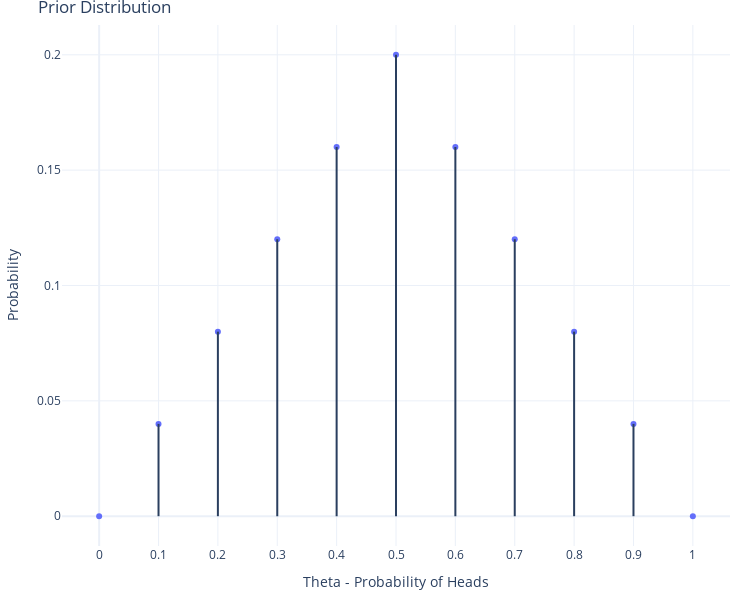

The code cell stored with this chart in its notebook:
### Markdown cell above
#### n = 100

### Code cell
n = 100
heads = data[:n].sum()
make_multi_plot(n,heads,prior_distribution_df)

### Figure 1 — Plotly figure (JSON) as saved in the notebook; plotly's stock layout.template omitted (floating-point values rounded to 4 significant figures)
{"data": [{"hovertemplate": "Theta - Probability of Heads=%{x}<br>Probability=%{y}<extra></extra>", "legendgroup": "", "marker": {"color": "#636efa", "symbol": "circle"}, "mode": "markers", "name": "", "orientation": "v", "showlegend": false, "type": "scatter", "x": [0, 0.1, 0.2, 0.3, 0.4, 0.5, 0.6, 0.7, 0.8, 0.9, 1], "xaxis": "x", "y": [0, 0.04, 0.08, 0.12, 0.16, 0.2, 0.16, 0.12, 0.08, 0.04, 0], "yaxis": "y"}], "layout": {"height": 600, "legend": {"tracegroupgap": 0}, "margin": {"b": 20, "l": 20, "r": 20, "t": 25}, "shapes": [{"type": "line", "x0": 0, "x1": 0, "y0": 0, "y1": 0}, {"type": "line", "x0": 0.1, "x1": 0.1, "y0": 0, "y1": 0.04}, {"type": "line", "x0": 0.2, "x1": 0.2, "y0": 0, "y1": 0.08}, {"type": "line", "x0": 0.3, "x1": 0.3, "y0": 0, "y1": 0.12}, {"type": "line", "x0": 0.4, "x1": 0.4, "y0": 0, "y1": 0.16}, {"type": "line", "x0": 0.5, "x1": 0.5, "y0": 0, "y1": 0.2}, {"type": "line", "x0": 0.6, "x1": 0.6, "y0": 0, "y1": 0.16}, {"type": "line", "x0": 0.7, "x1": 0.7, "y0": 0, "y1": 0.12}, {"type": "line", "x0": 0.8, "x1": 0.8, "y0": 0, "y1": 0.08}, {"type": "line", "x0": 0.9, "x1": 0.9, "y0": 0, "y1": 0.04}, {"type": "line", "x0": 1, "x1": 1, "y0": 0, "y1": 0}], "title": {"text": "Prior Distribution"}, "width": 750, "xaxis": {"anchor": "y", "domain": [0, 1], "dtick": 0.1, "tick0": 0, "tickmode": "linear", "title": {"text": "Theta - Probability of Heads"}}, "yaxis": {"anchor": "x", "domain": [0, 1], "title": {"text": "Probability"}}}}
